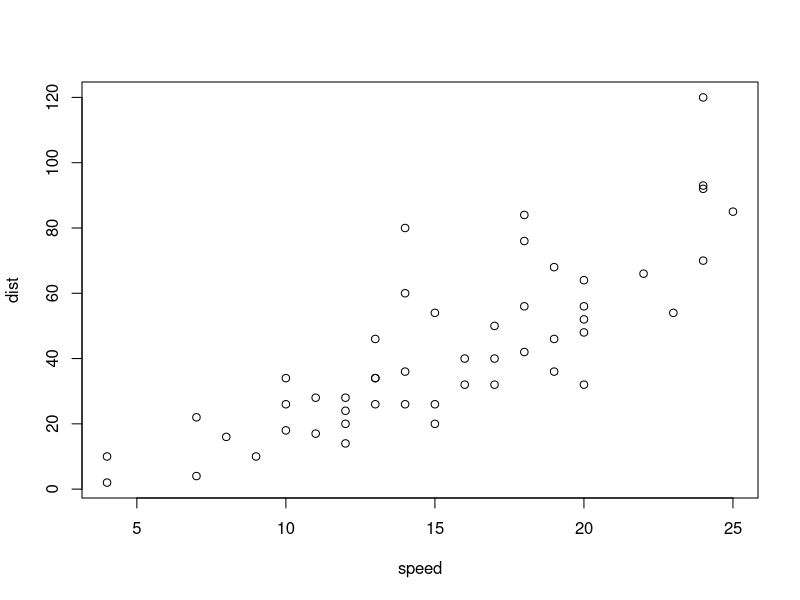
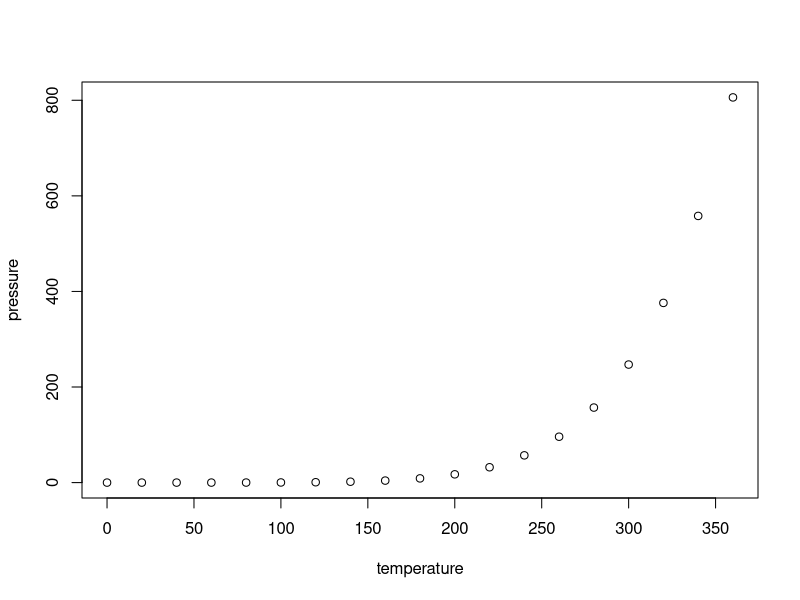
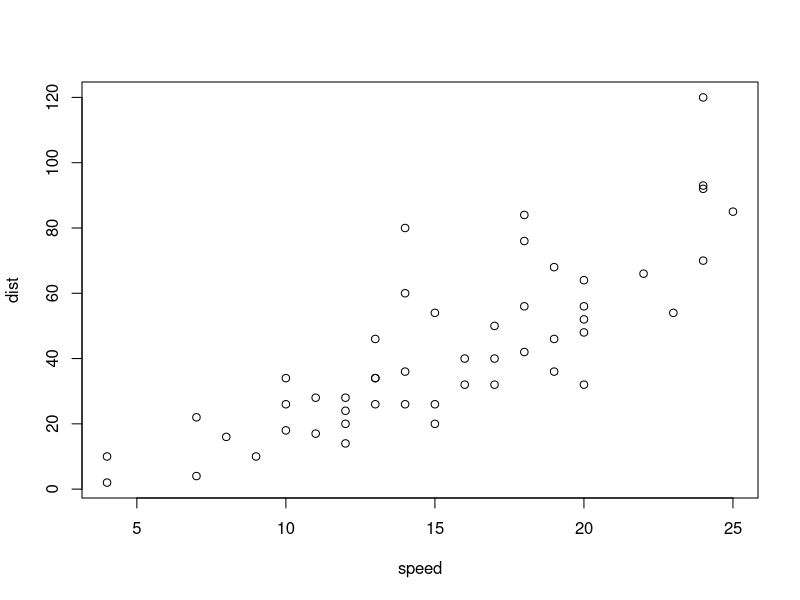
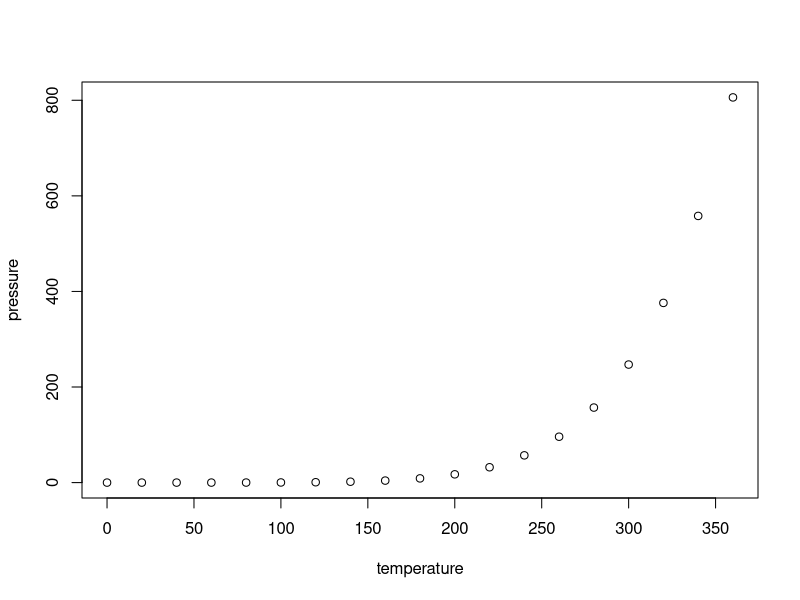

The R script that drew these images, in order:
## ---- chunk 1
#| layout-ncol: 2
#| echo: false

plot(cars)
plot(pressure)
## ---- chunk 2
#| layout-ncol: 2
#| fig-cap: 
#|   - "Speed and Stopping Distances of Cars"
#|   - "Vapor Pressure of Mercury as a Function of Temperature"

plot(cars)
plot(pressure)
